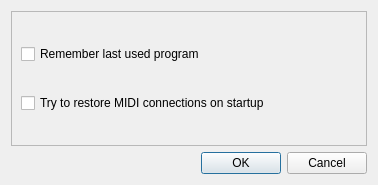
<?xml version="1.0" encoding="UTF-8"?>
<ui version="4.0">
 <class>Dialog</class>
 <widget class="QDialog" name="Dialog">
  <property name="geometry">
   <rect>
    <x>0</x>
    <y>0</y>
    <width>378</width>
    <height>185</height>
   </rect>
  </property>
  <property name="windowTitle">
   <string>Settings</string>
  </property>
  <layout class="QGridLayout" name="gridLayout">
   <item row="1" column="0">
    <widget class="QDialogButtonBox" name="buttonBox">
     <property name="orientation">
      <enum>Qt::Horizontal</enum>
     </property>
     <property name="standardButtons">
      <set>QDialogButtonBox::Cancel|QDialogButtonBox::Ok</set>
     </property>
    </widget>
   </item>
   <item row="0" column="0">
    <widget class="QFrame" name="frame">
     <property name="frameShape">
      <enum>QFrame::StyledPanel</enum>
     </property>
     <property name="frameShadow">
      <enum>QFrame::Raised</enum>
     </property>
     <layout class="QGridLayout" name="gridLayout_2">
      <item row="0" column="0">
       <widget class="QCheckBox" name="last_pgm_check">
        <property name="text">
         <string>Remember last used program</string>
        </property>
       </widget>
      </item>
      <item row="1" column="0">
       <widget class="QCheckBox" name="conn_check">
        <property name="text">
         <string>Try to restore MIDI connections on startup</string>
        </property>
       </widget>
      </item>
     </layout>
    </widget>
   </item>
  </layout>
 </widget>
 <resources/>
 <connections>
  <connection>
   <sender>buttonBox</sender>
   <signal>accepted()</signal>
   <receiver>Dialog</receiver>
   <slot>accept()</slot>
   <hints>
    <hint type="sourcelabel">
     <x>248</x>
     <y>254</y>
    </hint>
    <hint type="destinationlabel">
     <x>157</x>
     <y>274</y>
    </hint>
   </hints>
  </connection>
  <connection>
   <sender>buttonBox</sender>
   <signal>rejected()</signal>
   <receiver>Dialog</receiver>
   <slot>reject()</slot>
   <hints>
    <hint type="sourcelabel">
     <x>316</x>
     <y>260</y>
    </hint>
    <hint type="destinationlabel">
     <x>286</x>
     <y>274</y>
    </hint>
   </hints>
  </connection>
 </connections>
</ui>
